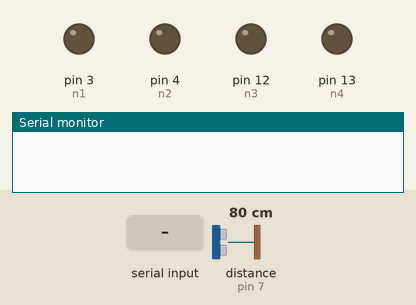
Simulated run of this sketch. Board: Arduino Uno, built with avr-gcc and run on an emulated ATmega328P. On the bench: output pins drawn as LEDs (lit = HIGH), the last lines printed to the serial monitor. The inputs (shaded band) are chosen by the test bench; at power-on: distance to the obstacle (sensor on pin 7) 80 cm. The echo pulse lasts 58.3 µs per cm; random numbers use the default seed unless the sketch sets one; pins used as bus, display or sensor lines are not drawn.

Above: at 1.2 s.
1.3 s: "F" received over the second serial link
At 1.9 s:
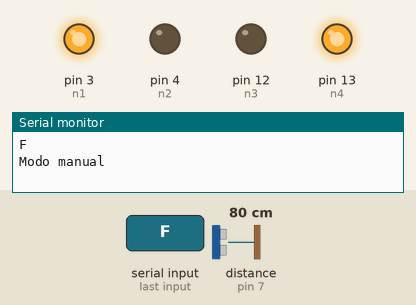
2.8 s: distance to the obstacle (sensor on pin 7) set to 16 cm
4.3 s: distance to the obstacle (sensor on pin 7) set to 12 cm
At 7.3 s:
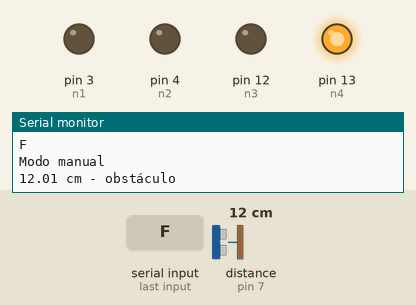
At 16.7 s:
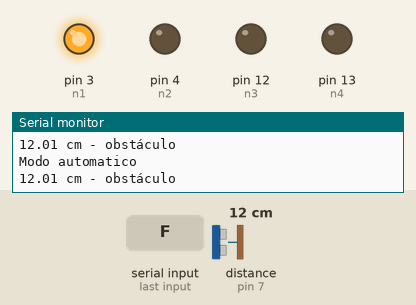
Timing chart, 0 to 41.8 s (numbered marks = the images above; inputs shaded):
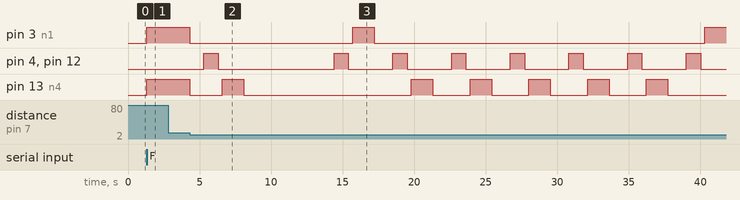

The sketch:

carrito_final.ino
```cpp
#include <SoftwareSerial.h>

SoftwareSerial bluetooth(2, 9);  // RX=2, TX=9 (sin conectar)

// Ultrasónico
int Trig = 8;
int Eco = 7;
float tiempo, distancia;

// Pines de motores
int n1 = 3;
int n2 = 4;
int n3 = 12;
int n4 = 13;

// Sensores infrarrojos
int sensorIzq = 10;  // infrarrojo izquierdo
int sensorDer = 11;  // infrarrojo derecho

// Lo que lee el sensor sobre la línea negra (si va al revés, cámbialo a LOW)
const int LINEA = HIGH;

// false = "ambos en línea" avanza (sensores sobre la línea)
// true  = "ambos en línea" es el fin del circuito (se detiene)
const bool FIN_CON_AMBOS = false;

// Modos de funcionamiento
const int ESPERA = 0;  // parado, esperando el primer comando BT
const int MANUAL = 1;  // controlado desde el celular
const int AUTO = 2;    // sigue la línea con los infrarrojos
int modo = ESPERA;

const unsigned long TIEMPO_AUTO = 5000;  // 5 s sin comandos -> AUTO
unsigned long ultimoComando = 0;
unsigned long ultimaMedicion = 0;
unsigned long ultimoPrint = 0;

char comando = 'S';  // último comando del celular (S = parado)

void setup() {
  pinMode(Trig, OUTPUT);
  pinMode(Eco, INPUT);
  pinMode(sensorIzq, INPUT);
  pinMode(sensorDer, INPUT);
  pinMode(n1, OUTPUT);
  pinMode(n2, OUTPUT);
  pinMode(n3, OUTPUT);
  pinMode(n4, OUTPUT);
  Serial.begin(9600);
  bluetooth.begin(9600);
  randomSeed(analogRead(A0));  // para elegir el lado del giro al azar
  parar();                     // no se mueve hasta recibir un comando
}

void parar() {
  digitalWrite(n1, LOW);
  digitalWrite(n2, LOW);
  digitalWrite(n3, LOW);
  digitalWrite(n4, LOW);
}

void retroceder() {
  digitalWrite(n1, LOW);
  digitalWrite(n2, HIGH);
  digitalWrite(n3, HIGH);
  digitalWrite(n4, LOW);
}

void avanzar() {
  digitalWrite(n1, HIGH);
  digitalWrite(n2, LOW);
  digitalWrite(n3, LOW);
  digitalWrite(n4, HIGH);
}

void girarIzquierda() {
  digitalWrite(n1, LOW);  // motor A adelante
  digitalWrite(n2, LOW);
  digitalWrite(n3, LOW);  // motor B parado
  digitalWrite(n4, HIGH);
}

void girarDerecha() {
  digitalWrite(n1, HIGH);  // motor A parado
  digitalWrite(n2, LOW);
  digitalWrite(n3, LOW);  // motor B adelante
  digitalWrite(n4, LOW);
}

void avancePulsos() {
  avanzar();
  delay(20);
  parar();
  delay(20);
}

float medirDistancia() {
  digitalWrite(Trig, LOW);
  delay(1);
  digitalWrite(Trig, HIGH);
  delay(1);
  digitalWrite(Trig, LOW);

  tiempo = pulseIn(Eco, HIGH, 4000);  // timeout 4 ms (~68 cm)
  distancia = tiempo / 58.22;         // 0 si no hay eco
  return distancia;
}

void evadirObstaculo() {
  parar();
  delay(1000);  // se detiene

  retroceder();
  delay(1000);  // retrocede

  parar();
  delay(300);

  if (random(2) == 0) {  // gira a cualquier lado
    girarIzquierda();
  } else {
    girarDerecha();
  }
  delay(1500);

  parar();
  delay(300);

  // descarta los comandos que llegaron mientras evadía
  while (bluetooth.available()) {
    bluetooth.read();
  }

  if (modo == MANUAL) {
    comando = 'S';             // queda parado hasta nuevo comando
    ultimoComando = millis();  // 5 s para retomar el control
  }
  // en AUTO sigue en AUTO y vuelve a buscar la línea
}

void seguirLinea() {
  bool izq = (digitalRead(sensorIzq) == LINEA);
  bool der = (digitalRead(sensorDer) == LINEA);

  if (millis() - ultimoPrint >= 200) {  // imprime sin frenar el carro
    ultimoPrint = millis();
    Serial.print("Izq: ");
    Serial.print(izq);
    Serial.print("  Der: ");
    Serial.println(der);
  }

  if (!izq && !der) {  // ningún sensor ve la línea
    avanzar();
  } else if (!izq && der) {  // solo el derecho ve la línea
    girarDerecha();
  } else if (izq && !der) {  // solo el izquierdo ve la línea
    girarIzquierda();
  } else {  // ambos ven la línea
    avanzar();
  }
}

void loop() {
  // 1. Leer comando del celular
  if (bluetooth.available()) {
    char c = bluetooth.read();

    if (c == 'F' || c == 'B' || c == 'L' || c == 'R' || c == 'S') {
      Serial.println(c);
      if (modo != MANUAL) {
        Serial.println("Modo manual");
      }
      modo = MANUAL;             // cualquier comando desactiva los infrarrojos
      ultimoComando = millis();  // reinicia el contador de 5 s
      comando = c;

      switch (c) {
        case 'F': avanzar(); break;
        case 'B': retroceder(); break;
        case 'L': girarIzquierda(); break;
        case 'R': girarDerecha(); break;
        case 'S': parar(); break;
      }
    }
  }

  // 2. 5 s sin comandos: pasa a modo automático
  if (modo == MANUAL && millis() - ultimoComando >= TIEMPO_AUTO) {
    modo = AUTO;
    parar();
    Serial.println("Modo automatico");
  }

  // 3. Revisar obstáculo (en AUTO siempre; en MANUAL solo si avanza o gira)
  bool moviendose = (modo == AUTO) || (modo == MANUAL && (comando == 'F' || comando == 'L' || comando == 'R'));

  if (moviendose && millis() - ultimaMedicion >= 50) {
    ultimaMedicion = millis();
    medirDistancia();

    if (tiempo > 0 && distancia <= 15) {
      Serial.print(distancia);
      Serial.println(" cm - obstáculo");
      evadirObstaculo();  // bloquea el control hasta terminar
      return;
    }
  }

  // 4. Seguir la línea solo en modo automático
  if (modo == AUTO) {
    seguirLinea();
  }
}
```

Measured:
- the behaviour switches between 15 and 14 cm on distance to the obstacle (sensor on pin 7) (found by bisection; images 1 and 2)
- after the input at 1.3 s, pin 3 (n1), pin 13 (n4): LOW → HIGH at once
- after the input at 2.8 s, every drawn part: stays the same
- after the input at 4.3 s, pin 3 (n1): HIGH → LOW at once, → HIGH 11.4 s later, → LOW 1.5 s later, → HIGH 23.1 s later; pin 4 (n2): goes HIGH 1.0 s, LOW 8.1 s, 6 × (HIGH 1.0 s, LOW 3.1 s), HIGH 1.0 s, then LOW, starting after 1.0 s
